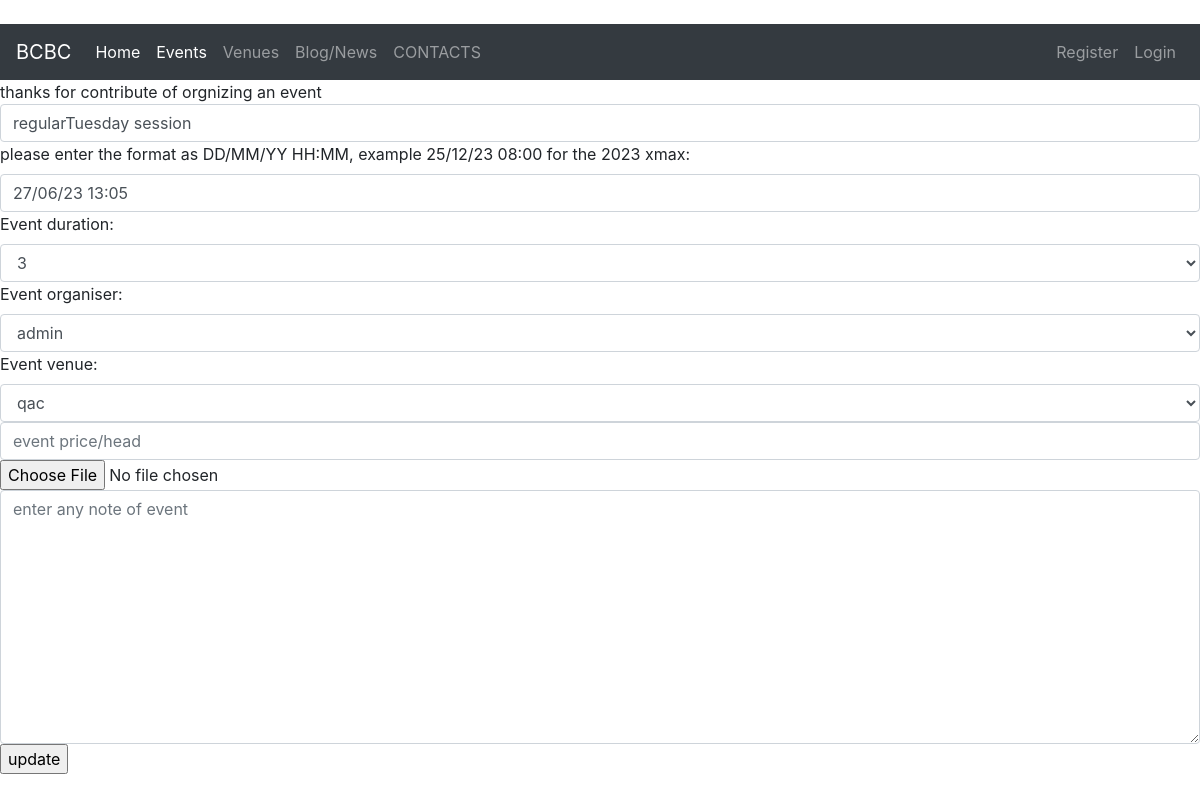
Page /update_event/10 on the committed database.
### event/models.py (models this page shows, shortened)
class Event(models.Model):
    DURATION_TYPE=(
        ('1','1'),
        ('1.5','1.5'),
        ('2','2'),
        ('2.5','2.5'),
        ('3','3'),
        ('3.5','3.5'),
        ('4','4'),
        ('others','others'),
    )
    name=models.CharField('Event Name',max_length=100)
    event_datetime=models.DateTimeField('Event Date')
    duration=models.CharField(max_length=10,choices=DURATION_TYPE,null=True)
    organiser= models.ForeignKey(User,null=True,blank=True,on_delete=models.CASCADE)
    venue=models.ForeignKey(Venue,null=True,on_delete=models.SET_NULL)
    price=models.CharField('Event price',max_length=50,null=True,blank=True)
    activity_note=models.TextField(max_length=200, null=True,blank=True)
    payment_qr=models.ImageField(blank=True,null=True,upload_to='images/') # looking into detial for sizegetattr(): attribute name must be string
    RSVP=models.ManyToManyField(Profile,blank=True,null=True,through='RSVP_Profile_inter')

class Venue(models.Model):
    VENUE_TYPE=(
        ('indoor','indoor'),
        ('outdoor','outdoor'),
    )
    name=models.CharField('Venue Name',max_length=100,null=True)
    address=models.CharField('Venue Address',max_length=120)
    venue_type=models.CharField(max_length=30,choices=VENUE_TYPE,null=True,blank=True)
    note=models.TextField('Venue Note',max_length=500,blank=True)
    def __str__(self):
        return str(self.name)

### event/views.py (the view)
# urls.py: path('update_event/<event_id>', views.update_event,name='update_event'),
def update_event(request,event_id):
    event=Event.objects.get(pk=event_id)
    form=EventForm(request.POST or None,request.FILES or None,instance=event)
    if form.is_valid():
        messages.success(request,'form is valid and saved, thanks for the update')
        form.save()
        return redirect('all_events')
        print(form.errors)
    return render(request,'event/update_event.html',{'form':form})

### templates/event/update_event.html (shortened to what this page needs)
{% extends 'master.html' %}
{% block content %}
    thanks for contribute of orgnizing an event
        <form action="" method="POST" enctype="multipart/form-data">
            {{ form}}
            <input type="submit" value="update">
        </form>
{% endblock %}

### rows in the picture
Event: name "regularTuesday session", event_datetime "27/06/23 13:05", duration "3", organiser "admin", venue "qac"
